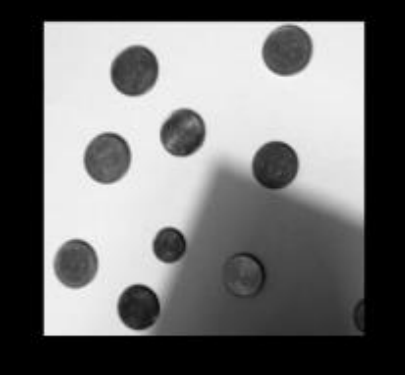
#> input picture DIP/img1_dev.png, 405 x 375 px
$ python 'Task(5) Image division.py'
#> lines starting #> are read from the running program, lines starting #| are printed output that depends on the picture
import cv2
import numpy as np
import matplotlib.pyplot as plt

img1 = cv2.imread('img1_dev.png', 0)
#> img1 is the input picture: shape (375, 405); min 0, max 252, mean 113.4
img2 = cv2.imread('img2_dev.png', 0)
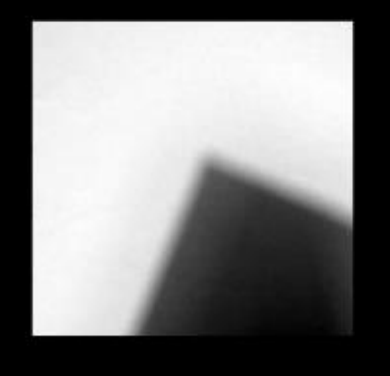
#> input picture DIP/img2_dev.png, 390 x 376 px
#> img2 is the input picture: shape (376, 390); min 0, max 253, mean 127.6

if img1.shape != img2.shape:
    img2 = cv2.resize(img2, (img1.shape[1], img1.shape[0]))
#> img2: shape (375, 405)
plt.figure(figsize=(10, 10))
plt.subplot(131), plt.imshow(img1, cmap='gray')
plt.subplot(132), plt.imshow(img2, cmap='gray')
plt.subplot(133), plt.imshow(img1 / img2, cmap='gray')
plt.show()
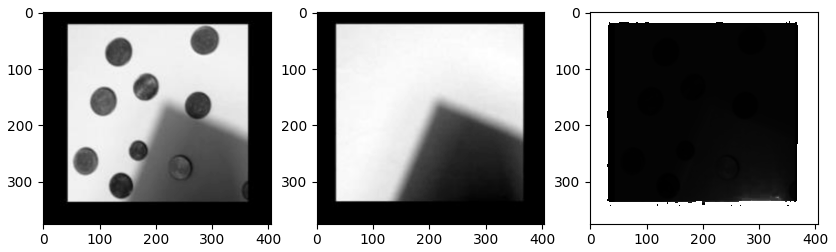
#> figure drawn by matplotlib, 3 panels
